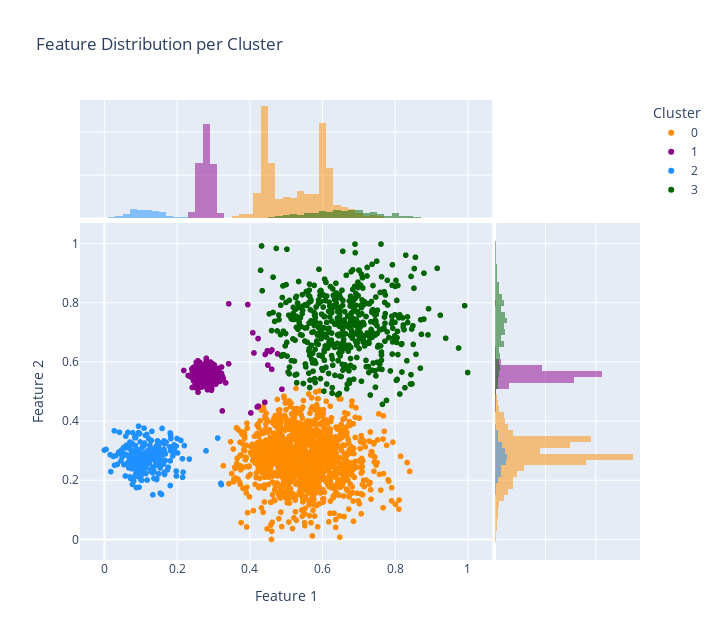

Notebook source saved alongside this figure:
### Code cell
fig = px.scatter(df_viz, x='Feature 1', y='Feature 2', color='Cluster',
                marginal_x="histogram", marginal_y="histogram",
                color_discrete_sequence=['darkorange', 'darkmagenta', 'dodgerblue','darkgreen'],
                title='Feature Distribution per Cluster',
                height=640, width=720)
fig.show()

### Figure 1 — Plotly figure (JSON) as saved in the notebook; plotly's stock layout.template omitted (floating-point values rounded to 4 significant figures; data arrays with more than 128 entries replaced by an {"elided": "..."} marker saying what was removed)
{"data": [{"hovertemplate": "Cluster=0<br>Feature 1=%{x}<br>Feature 2=%{y}<extra></extra>", "legendgroup": "0", "marker": {"color": "darkorange", "symbol": "circle"}, "mode": "markers", "name": "0", "showlegend": true, "type": "scattergl", "x": {"elided": "2491 float values"}, "xaxis": "x", "y": {"elided": "2491 float values"}, "yaxis": "y"}, {"alignmentgroup": "True", "bingroup": "x", "hovertemplate": "Cluster=0<br>Feature 1=%{x}<br>count=%{y}<extra></extra>", "legendgroup": "0", "marker": {"color": "darkorange"}, "name": "0", "offsetgroup": "0", "opacity": 0.5, "showlegend": false, "type": "histogram", "x": {"elided": "2491 float values"}, "xaxis": "x3", "yaxis": "y3"}, {"alignmentgroup": "True", "bingroup": "y", "hovertemplate": "Cluster=0<br>Feature 2=%{y}<br>count=%{x}<extra></extra>", "legendgroup": "0", "marker": {"color": "darkorange"}, "name": "0", "offsetgroup": "0", "opacity": 0.5, "showlegend": false, "type": "histogram", "xaxis": "x2", "y": {"elided": "2491 float values"}, "yaxis": "y2"}, {"hovertemplate": "Cluster=1<br>Feature 1=%{x}<br>Feature 2=%{y}<extra></extra>", "legendgroup": "1", "marker": {"color": "darkmagenta", "symbol": "circle"}, "mode": "markers", "name": "1", "showlegend": true, "type": "scattergl", "x": {"elided": "1018 float values"}, "xaxis": "x", "y": {"elided": "1018 float values"}, "yaxis": "y"}, {"alignmentgroup": "True", "bingroup": "x", "hovertemplate": "Cluster=1<br>Feature 1=%{x}<br>count=%{y}<extra></extra>", "legendgroup": "1", "marker": {"color": "darkmagenta"}, "name": "1", "offsetgroup": "1", "opacity": 0.5, "showlegend": false, "type": "histogram", "x": {"elided": "1018 float values"}, "xaxis": "x3", "yaxis": "y3"}, {"alignmentgroup": "True", "bingroup": "y", "hovertemplate": "Cluster=1<br>Feature 2=%{y}<br>count=%{x}<extra></extra>", "legendgroup": "1", "marker": {"color": "darkmagenta"}, "name": "1", "offsetgroup": "1", "opacity": 0.5, "showlegend": false, "type": "histogram", "xaxis": "x2", "y": {"elided": "1018 float values"}, "yaxis": "y2"}, {"hovertemplate": "Cluster=2<br>Feature 1=%{x}<br>Feature 2=%{y}<extra></extra>", "legendgroup": "2", "marker": {"color": "dodgerblue", "symbol": "circle"}, "mode": "markers", "name": "2", "showlegend": true, "type": "scattergl", "x": {"elided": "254 float values"}, "xaxis": "x", "y": {"elided": "254 float values"}, "yaxis": "y"}, {"alignmentgroup": "True", "bingroup": "x", "hovertemplate": "Cluster=2<br>Feature 1=%{x}<br>count=%{y}<extra></extra>", "legendgroup": "2", "marker": {"color": "dodgerblue"}, "name": "2", "offsetgroup": "2", "opacity": 0.5, "showlegend": false, "type": "histogram", "x": {"elided": "254 float values"}, "xaxis": "x3", "yaxis": "y3"}, {"alignmentgroup": "True", "bingroup": "y", "hovertemplate": "Cluster=2<br>Feature 2=%{y}<br>count=%{x}<extra></extra>", "legendgroup": "2", "marker": {"color": "dodgerblue"}, "name": "2", "offsetgroup": "2", "opacity": 0.5, "showlegend": false, "type": "histogram", "xaxis": "x2", "y": {"elided": "254 float values"}, "yaxis": "y2"}, {"hovertemplate": "Cluster=3<br>Feature 1=%{x}<br>Feature 2=%{y}<extra></extra>", "legendgroup": "3", "marker": {"color": "darkgreen", "symbol": "circle"}, "mode": "markers", "name": "3", "showlegend": true, "type": "scattergl", "x": {"elided": "487 float values"}, "xaxis": "x", "y": {"elided": "487 float values"}, "yaxis": "y"}, {"alignmentgroup": "True", "bingroup": "x", "hovertemplate": "Cluster=3<br>Feature 1=%{x}<br>count=%{y}<extra></extra>", "legendgroup": "3", "marker": {"color": "darkgreen"}, "name": "3", "offsetgroup": "3", "opacity": 0.5, "showlegend": false, "type": "histogram", "x": {"elided": "487 float values"}, "xaxis": "x3", "yaxis": "y3"}, {"alignmentgroup": "True", "bingroup": "y", "hovertemplate": "Cluster=3<br>Feature 2=%{y}<br>count=%{x}<extra></extra>", "legendgroup": "3", "marker": {"color": "darkgreen"}, "name": "3", "offsetgroup": "3", "opacity": 0.5, "showlegend": false, "type": "histogram", "xaxis": "x2", "y": {"elided": "487 float values"}, "yaxis": "y2"}], "layout": {"barmode": "overlay", "height": 640, "legend": {"title": {"text": "Cluster"}, "tracegroupgap": 0}, "title": {"text": "Feature Distribution per Cluster"}, "width": 720, "xaxis": {"anchor": "y", "domain": [0, 0.7363], "title": {"text": "Feature 1"}}, "xaxis2": {"anchor": "y2", "domain": [0.7413, 1], "matches": "x2", "showgrid": true, "showline": false, "showticklabels": false, "ticks": ""}, "xaxis3": {"anchor": "y3", "domain": [0, 0.7363], "matches": "x", "showgrid": true, "showticklabels": false}, "xaxis4": {"anchor": "y4", "domain": [0.7413, 1], "matches": "x2", "showgrid": true, "showline": false, "showticklabels": false, "ticks": ""}, "yaxis": {"anchor": "x", "domain": [0, 0.7326], "title": {"text": "Feature 2"}}, "yaxis2": {"anchor": "x2", "domain": [0, 0.7326], "matches": "y", "showgrid": true, "showticklabels": false}, "yaxis3": {"anchor": "x3", "domain": [0.7426, 1], "matches": "y3", "showgrid": true, "showline": false, "showticklabels": false, "ticks": ""}, "yaxis4": {"anchor": "x4", "domain": [0.7426, 1], "matches": "y3", "showgrid": true, "showline": false, "showticklabels": false, "ticks": ""}}}
